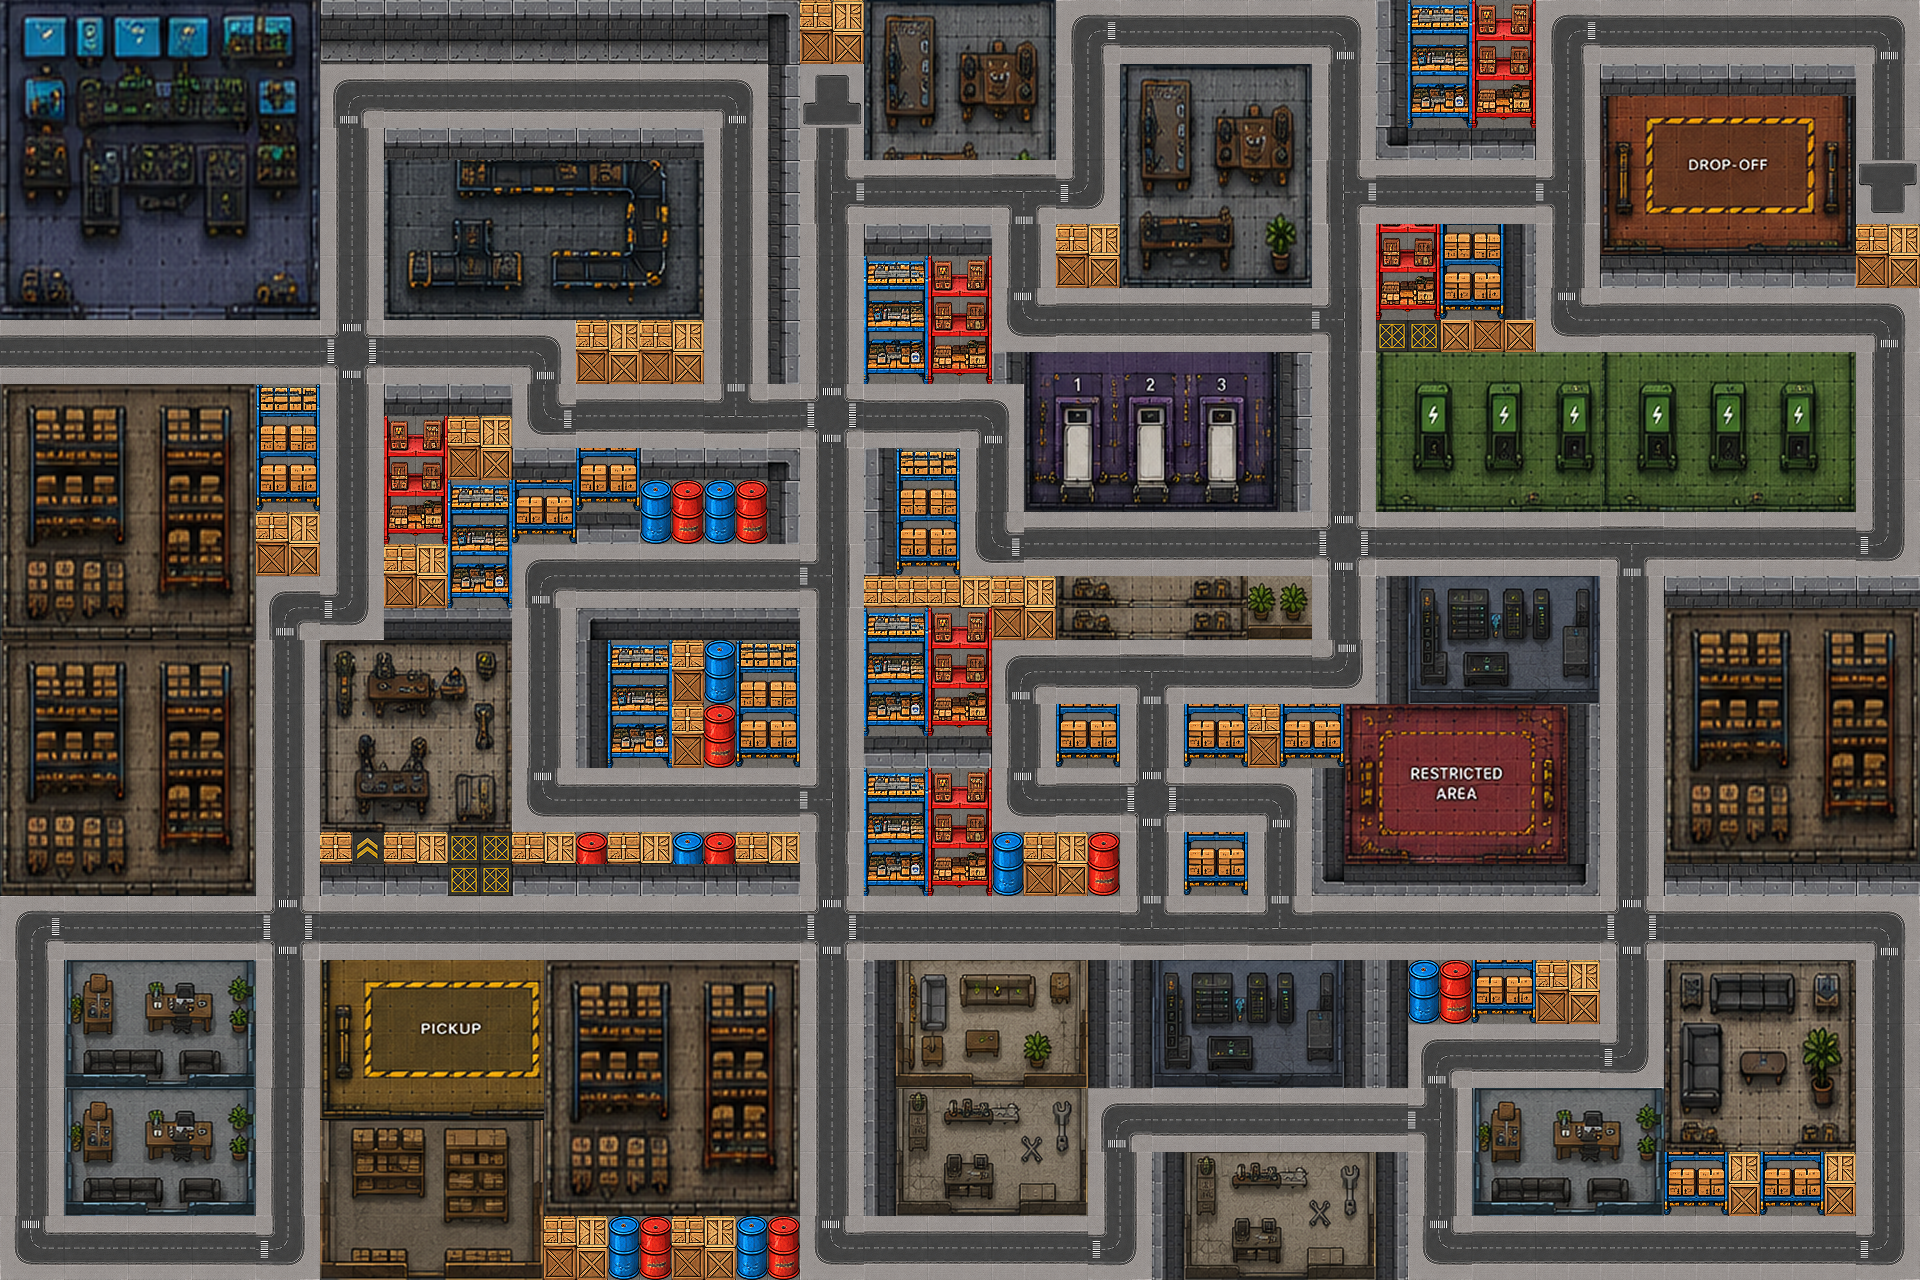

Rendered tile map (Tiled .tmx) drawn with the repository's tilesets; below, a short description and the map source with its tile grids summarised:
An orthogonal 60x40 tile map with 32x32 px tiles, 3 tile layers (Floor, Roads, Buildings), 10 tilesets.

<map version="1.10" tiledversion="1.12.2" orientation="orthogonal" renderorder="right-down" width="60" height="40" tilewidth="32" tileheight="32" infinite="0" nextlayerid="4" nextobjectid="1">
 <tileset firstgid="1" source="roads.tsx" />
 <tileset firstgid="85" source="roads2.tsx" />
 <tileset firstgid="195" source="roads3.tsx" />
 <tileset firstgid="219" source="walls.tsx" />
 <tileset firstgid="227" source="wall2.tsx" />
 <tileset firstgid="228" source="buildings.tsx" />
 <tileset firstgid="668" source="areas.tsx" />
 <tileset firstgid="828" source="object.tsx" />
 <tileset firstgid="868" source="rooms.tsx" />
 <tileset firstgid="1018" source="rooms2.tsx" />
 <layer id="1" name="Floor" width="60" height="40" locked="1">
  <data>[2400 cells, 2400 non-empty, 1 distinct tile ids]</data>
 </layer>
 <layer id="2" name="Roads" width="60" height="40">
  <data>[2400 cells, 898 non-empty, 24 distinct tile ids]</data>
 </layer>
 <layer id="3" name="Buildings" width="60" height="40">
  <data>[2400 cells, 1506 non-empty, 693 distinct tile ids]</data>
 </layer>
</map>
